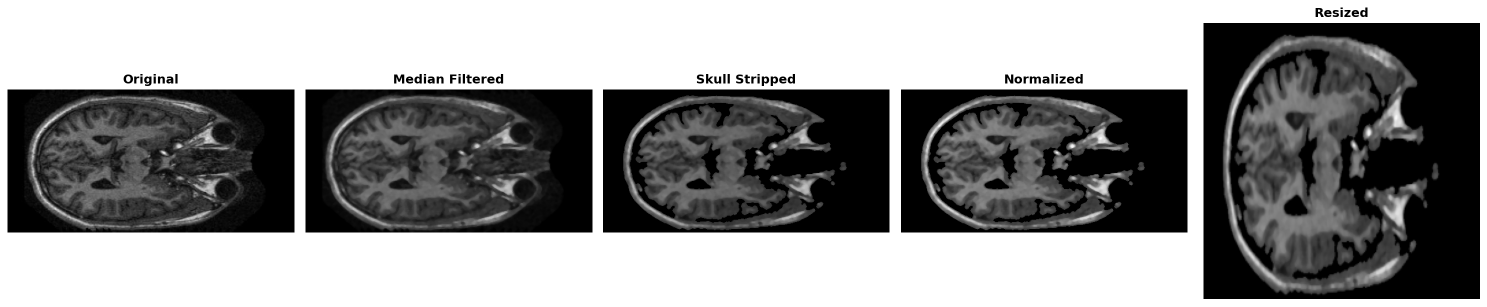
#> input picture outputs/processed_images/Non Demented/preprocessing_steps_0.png, 2974 x 613 px (shown at 1/2 size)
$ python -i preprocessing.py   (imports and definitions only)
#> lines starting #> are read from the running program, lines starting #| are printed output that depends on the picture; after the words box and inside, x2 and y2 are one past the last pixel; in counts of white or black regions, pixels touching at a corner belong together
### config.py
"""
Configuration file for Alzheimer's Disease Stage Classification
"""
import os

# Paths
BASE_DIR = os.path.dirname(os.path.abspath(__file__))
DATASET_PATH = os.path.join(BASE_DIR, '..', 'dataset', 'Data')
OUTPUT_DIR = os.path.join(BASE_DIR, 'outputs')
MODEL_DIR = os.path.join(BASE_DIR, 'models')
PROCESSED_DIR = os.path.join(OUTPUT_DIR, 'processed_images')

# Create directories if they don't exist
for directory in [OUTPUT_DIR, MODEL_DIR, PROCESSED_DIR]:
    os.makedirs(directory, exist_ok=True)

# Image parameters
IMG_HEIGHT = 224
IMG_WIDTH = 224
IMG_CHANNELS = 3

# Classes
CLASSES = ['Non Demented', 'Moderate Dementia']
NUM_CLASSES = len(CLASSES)

# Training parameters
BATCH_SIZE = 32
EPOCHS = 30
LEARNING_RATES = [0.001, 0.01]
TRAIN_SPLIT = 0.8
VAL_SPLIT = 0.1
TEST_SPLIT = 0.1

# Feature extraction parameters
DWT_WAVELET = 'haar'
DWT_LEVEL = 3
LBP_RADIUS = 3
LBP_POINTS = 24
PCA_COMPONENTS = 100

# Model parameters
DROPOUT_RATE = 0.5
DENSE_UNITS = [512, 256, 128]

# Random seed for reproducibility
RANDOM_SEED = 42

### preprocessing.py
"""
Preprocessing pipeline for Alzheimer's Disease Classification
Includes: Median filtering, skull stripping, min-max normalization, resizing
"""
import cv2
import numpy as np
from scipy import ndimage
from skimage import filters, morphology
import config


class ImagePreprocessor:
    def __init__(self):
        self.img_height = config.IMG_HEIGHT
        self.img_width = config.IMG_WIDTH

    def median_filter(self, image, kernel_size=5):
        """
        Apply median filtering for noise removal
        """
        if len(image.shape) == 3:
            return cv2.medianBlur(image, kernel_size)
        else:
            return ndimage.median_filter(image, size=kernel_size)

    def skull_stripping(self, image):
        """
        Skull stripping to isolate brain regions
        Uses thresholding and morphological operations
        """
        # Convert to grayscale if color
        if len(image.shape) == 3:
            gray = cv2.cvtColor(image, cv2.COLOR_BGR2GRAY)
        else:
            gray = image.copy()

        # Apply Otsu's thresholding
        thresh_val = filters.threshold_otsu(gray)
        binary = gray > thresh_val

        # Morphological operations to remove noise
        binary = morphology.remove_small_objects(binary, min_size=500)
        binary = morphology.remove_small_holes(binary, area_threshold=500)

        # Apply erosion and dilation
        kernel = morphology.disk(3)
        binary = morphology.erosion(binary, kernel)
        binary = morphology.dilation(binary, kernel)

        # Create mask for original image
        if len(image.shape) == 3:
            mask = np.stack([binary] * 3, axis=-1)
        else:
            mask = binary

        # Apply mask
        stripped = image * mask.astype(image.dtype)

        return stripped.astype(np.uint8)

    def min_max_normalization(self, image):
        """
        Min-max intensity normalization to [0, 1] range
        """
        img_float = image.astype(np.float32)
        img_min = img_float.min()
        img_max = img_float.max()

        if img_max - img_min > 0:
            normalized = (img_float - img_min) / (img_max - img_min)
        else:
            normalized = img_float

        return normalized

    def resize_image(self, image):
        """
        Resize image to uniform dimensions
        """
        resized = cv2.resize(image, (self.img_width, self.img_height),
                           interpolation=cv2.INTER_AREA)
        return resized

    def preprocess(self, image, save_steps=False):
        """
        Complete preprocessing pipeline
        Returns: preprocessed image and intermediate steps (if save_steps=True)
        """
        steps = {'original': image.copy()} if save_steps else {}

        # Step 1: Median filtering
        filtered = self.median_filter(image)
        if save_steps:
            steps['median_filtered'] = filtered.copy()

        # Step 2: Skull stripping
        stripped = self.skull_stripping(filtered)
        if save_steps:
            steps['skull_stripped'] = stripped.copy()

        # Step 3: Min-max normalization
        normalized = self.min_max_normalization(stripped)
        if save_steps:
            steps['normalized'] = (normalized * 255).astype(np.uint8)

        # Step 4: Resizing
        resized = self.resize_image(normalized)
        if save_steps:
            steps['resized'] = (resized * 255).astype(np.uint8)

        return resized, steps if save_steps else resized


def preprocess_dataset(image_paths, labels, preprocessor=None, save_steps=False):
    """
    Preprocess entire dataset
    """
    if preprocessor is None:
        preprocessor = ImagePreprocessor()

    preprocessed_images = []
    all_steps = [] if save_steps else None

    for img_path in image_paths:
        # Read image
        image = cv2.imread(img_path)
        if image is None:
            print(f"Warning: Could not read image {img_path}")
            continue

        # Preprocess
        if save_steps:
            preprocessed, steps = preprocessor.preprocess(image, save_steps=True)
            all_steps.append(steps)
        else:
            preprocessed = preprocessor.preprocess(image, save_steps=False)

        preprocessed_images.append(preprocessed)

    preprocessed_images = np.array(preprocessed_images)
    labels = np.array(labels)

    if save_steps:
        return preprocessed_images, labels, all_steps
    return preprocessed_images, labels


# [17 lines not run here, left out]

>>> import cv2
>>> picture = cv2.imread('outputs/processed_images/Non Demented/preprocessing_steps_0.png')
#> picture is the input picture: shape (613, 2974, 3); min 0, max 255, mean 141.3
>>> result = ImagePreprocessor().preprocess(picture)
#> in preprocess, `steps = {'original': image.copy()} if save_steps else {}`: steps = 0 items
#> in skull_stripping, `thresh_val = filters.threshold_otsu(gray)`: thresh_val = 145
#> in skull_stripping, `binary = gray > thresh_val`:
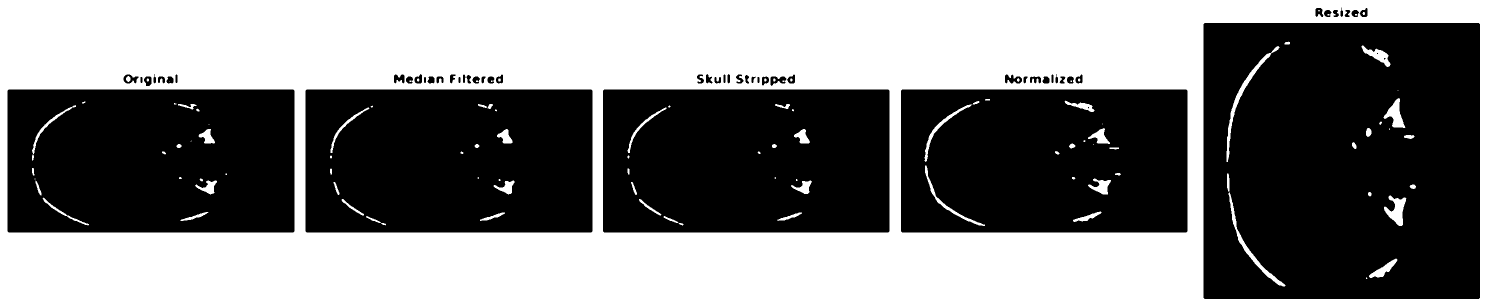
#> binary: shape (613, 2974) bool (shown at 1/2 size); 48.1% white; 106 white regions (31 under 20 px), largest, box (x1, y1, x2, y2) and area: (0, 0, 2974, 613) 854783, (2453, 92, 2559, 324) 1795, (2457, 385, 2571, 573) 1575
#> in skull_stripping, `binary = morphology.remove_small_objects(binary, min_size=500)`:
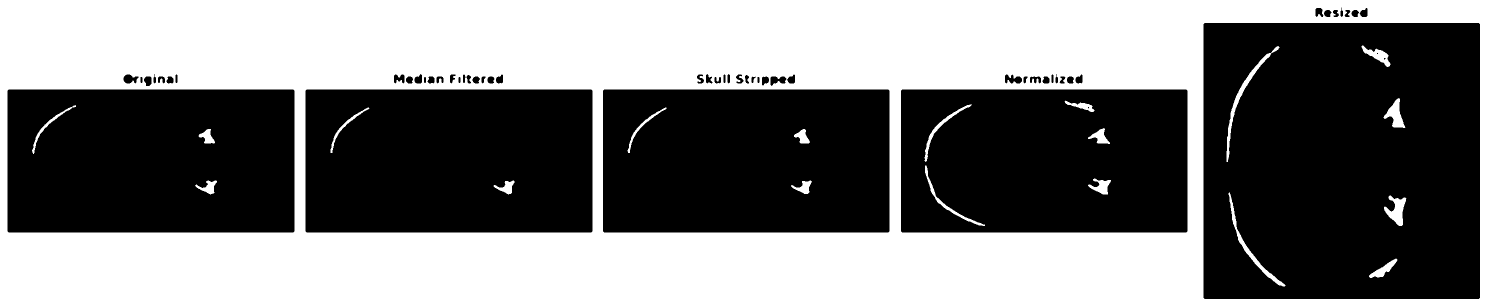
#> binary: shape (613, 2974) bool (shown at 1/2 size); 47.7% white; 20 white regions, largest, box (x1, y1, x2, y2) and area: (0, 0, 2974, 613) 854783, (2453, 92, 2559, 324) 1795, (2457, 385, 2571, 573) 1575
#> in skull_stripping, `binary = morphology.remove_small_holes(binary, area_threshold=500)`:
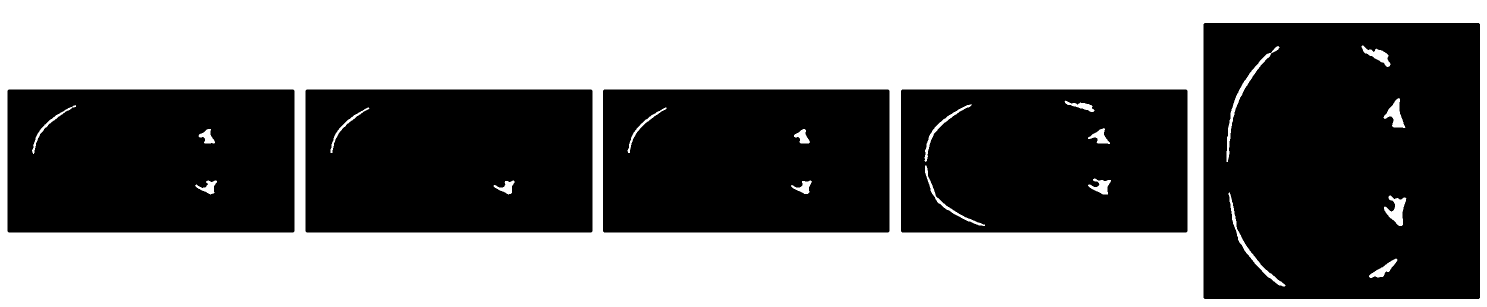
#> binary: shape (613, 2974) bool (shown at 1/2 size); 48.1% white; 20 white regions, largest, box (x1, y1, x2, y2) and area: (0, 0, 2974, 613) 861782, (2453, 92, 2559, 324) 1795, (2457, 385, 2571, 573) 1575
#> in skull_stripping, `binary = morphology.erosion(binary, kernel)`:
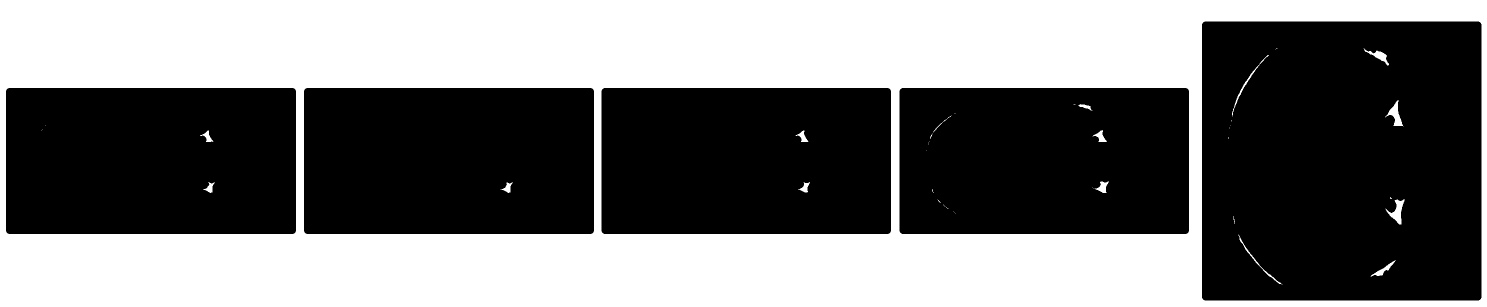
#> binary: shape (613, 2974) bool (shown at 1/2 size); 46.1% white; 45 white regions (29 under 20 px), largest, box (x1, y1, x2, y2) and area: (0, 0, 2974, 613) 834524, (2771, 398, 2809, 449) 756, (2770, 200, 2807, 253) 689
#> in skull_stripping, `binary = morphology.dilation(binary, kernel)`:
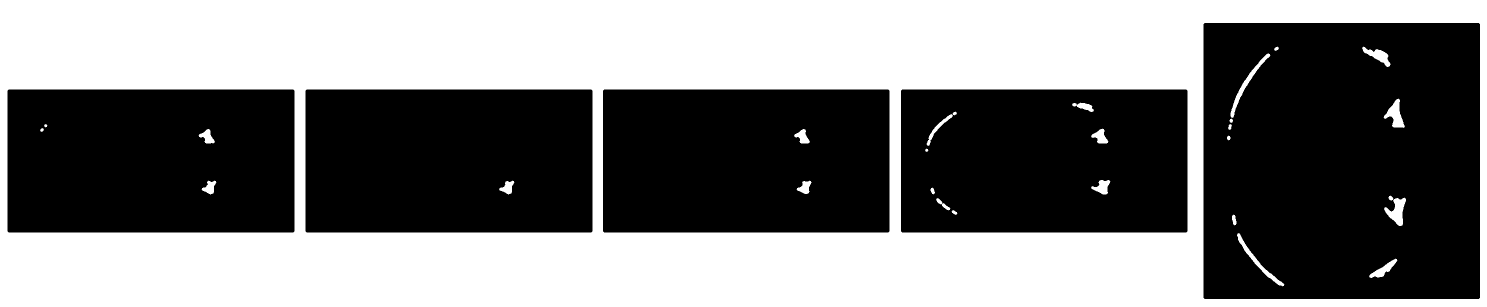
#> binary: shape (613, 2974) bool (shown at 1/2 size); 47.9% white; 29 white regions, largest, box (x1, y1, x2, y2) and area: (0, 0, 2974, 613) 861782, (2768, 395, 2812, 452) 1247, (2461, 107, 2541, 236) 1212
#> in min_max_normalization, `img_min = img_float.min()`: img_min = 0
#> in min_max_normalization, `img_max = img_float.max()`: img_max = 255
#> in resize_image, `resized = cv2.resize(image, (self.img_width, self.img_height), interpo..`:
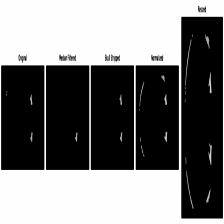
#> resized: shape (224, 224, 3) float32; min 0, max 1, mean 0.474
